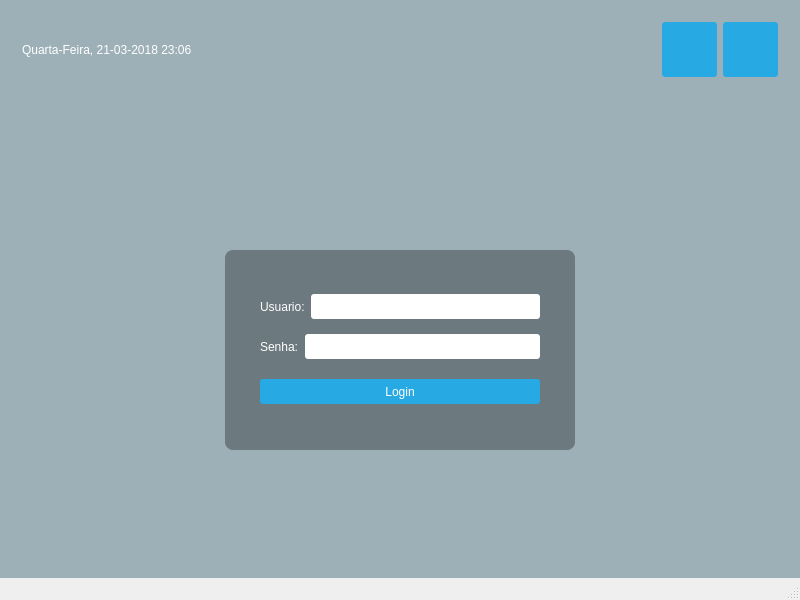
<?xml version="1.0" encoding="UTF-8"?>
<ui version="4.0">
 <class>MainWindow</class>
 <widget class="QMainWindow" name="MainWindow">
  <property name="geometry">
   <rect>
    <x>0</x>
    <y>0</y>
    <width>800</width>
    <height>600</height>
   </rect>
  </property>
  <property name="windowTitle">
   <string>MainWindow</string>
  </property>
  <property name="styleSheet">
   <string notr="true">#loginForm
{
background: rgba(0, 0, 0, 80);
border-radius: 8px;
}
#centralWidget 
{
	background: rgba(32, 80, 96, 100); 
	border-image: url(:/images/login_bg.png);
}
#topPanel { background-color: qlineargradient(spread:reflect,
x1:0.5, y1:0, x2:0, y2:0, stop:0 rgba(91, 204, 233, 100),
stop:1 rgba(32, 80, 96, 100)); }
QLabel { color: white; }
QLineEdit { border-radius: 3px; }
QPushButton
{
color: white;
background-color: #27a9e3;
border-width: 0px;
border-radius: 3px;
}
QPushButton:hover { background-color: #66c011; }</string>
  </property>
  <widget class="QWidget" name="centralWidget">
   <layout class="QVBoxLayout" name="verticalLayout">
    <item>
     <widget class="QWidget" name="topPanel" native="true">
      <layout class="QHBoxLayout" name="horizontalLayout">
       <item>
        <widget class="QLabel" name="currentDateTime">
         <property name="text">
          <string>Quarta-Feira, 21-03-2018 23:06</string>
         </property>
        </widget>
       </item>
       <item>
        <spacer name="horizontalSpacer">
         <property name="orientation">
          <enum>Qt::Horizontal</enum>
         </property>
         <property name="sizeHint" stdset="0">
          <size>
           <width>40</width>
           <height>20</height>
          </size>
         </property>
        </spacer>
       </item>
       <item>
        <widget class="QPushButton" name="restartButton">
         <property name="sizePolicy">
          <sizepolicy hsizetype="Fixed" vsizetype="Fixed">
           <horstretch>0</horstretch>
           <verstretch>0</verstretch>
          </sizepolicy>
         </property>
         <property name="minimumSize">
          <size>
           <width>55</width>
           <height>55</height>
          </size>
         </property>
         <property name="text">
          <string/>
         </property>
         <property name="icon">
          <iconset resource="resource.qrc">
           <normaloff>:/icons/restart_icon.png</normaloff>:/icons/restart_icon.png</iconset>
         </property>
         <property name="iconSize">
          <size>
           <width>50</width>
           <height>50</height>
          </size>
         </property>
        </widget>
       </item>
       <item>
        <widget class="QPushButton" name="shutdownButton">
         <property name="sizePolicy">
          <sizepolicy hsizetype="Fixed" vsizetype="Fixed">
           <horstretch>0</horstretch>
           <verstretch>0</verstretch>
          </sizepolicy>
         </property>
         <property name="minimumSize">
          <size>
           <width>55</width>
           <height>55</height>
          </size>
         </property>
         <property name="text">
          <string/>
         </property>
         <property name="icon">
          <iconset resource="resource.qrc">
           <normaloff>:/icons/shutdown_icon.png</normaloff>:/icons/shutdown_icon.png</iconset>
         </property>
         <property name="iconSize">
          <size>
           <width>50</width>
           <height>50</height>
          </size>
         </property>
        </widget>
       </item>
      </layout>
     </widget>
    </item>
    <item>
     <layout class="QHBoxLayout" name="horizontalLayout_2">
      <item>
       <widget class="QLabel" name="logo">
        <property name="sizePolicy">
         <sizepolicy hsizetype="Fixed" vsizetype="Fixed">
          <horstretch>0</horstretch>
          <verstretch>0</verstretch>
         </sizepolicy>
        </property>
        <property name="minimumSize">
         <size>
          <width>150</width>
          <height>150</height>
         </size>
        </property>
        <property name="styleSheet">
         <string notr="true">border-image: url(:/images/logo.png)</string>
        </property>
        <property name="text">
         <string/>
        </property>
        <property name="pixmap">
         <pixmap resource="resource.qrc">:/images/logo.png</pixmap>
        </property>
       </widget>
      </item>
     </layout>
    </item>
    <item>
     <layout class="QHBoxLayout" name="horizontalLayout_3">
      <property name="topMargin">
       <number>0</number>
      </property>
      <item>
       <widget class="QWidget" name="loginForm" native="true">
        <property name="sizePolicy">
         <sizepolicy hsizetype="Fixed" vsizetype="Fixed">
          <horstretch>0</horstretch>
          <verstretch>0</verstretch>
         </sizepolicy>
        </property>
        <property name="minimumSize">
         <size>
          <width>350</width>
          <height>200</height>
         </size>
        </property>
        <layout class="QVBoxLayout" name="verticalLayout_2">
         <property name="leftMargin">
          <number>35</number>
         </property>
         <property name="topMargin">
          <number>35</number>
         </property>
         <property name="rightMargin">
          <number>35</number>
         </property>
         <property name="bottomMargin">
          <number>35</number>
         </property>
         <item>
          <layout class="QHBoxLayout" name="horizontalLayout_4">
           <item>
            <widget class="QLabel" name="label">
             <property name="text">
              <string>Usuario:</string>
             </property>
            </widget>
           </item>
           <item>
            <widget class="QLineEdit" name="username">
             <property name="minimumSize">
              <size>
               <width>0</width>
               <height>25</height>
              </size>
             </property>
            </widget>
           </item>
          </layout>
         </item>
         <item>
          <layout class="QHBoxLayout" name="horizontalLayout_5">
           <item>
            <widget class="QLabel" name="label_2">
             <property name="text">
              <string>Senha:</string>
             </property>
            </widget>
           </item>
           <item>
            <widget class="QLineEdit" name="password">
             <property name="minimumSize">
              <size>
               <width>0</width>
               <height>25</height>
              </size>
             </property>
            </widget>
           </item>
          </layout>
         </item>
         <item>
          <spacer name="verticalSpacer_2">
           <property name="orientation">
            <enum>Qt::Vertical</enum>
           </property>
           <property name="sizeType">
            <enum>QSizePolicy::Fixed</enum>
           </property>
           <property name="sizeHint" stdset="0">
            <size>
             <width>20</width>
             <height>5</height>
            </size>
           </property>
          </spacer>
         </item>
         <item>
          <widget class="QPushButton" name="loginButton">
           <property name="minimumSize">
            <size>
             <width>0</width>
             <height>25</height>
            </size>
           </property>
           <property name="text">
            <string>Login</string>
           </property>
          </widget>
         </item>
        </layout>
       </widget>
      </item>
     </layout>
    </item>
    <item>
     <spacer name="verticalSpacer">
      <property name="orientation">
       <enum>Qt::Vertical</enum>
      </property>
      <property name="sizeHint" stdset="0">
       <size>
        <width>20</width>
        <height>40</height>
       </size>
      </property>
     </spacer>
    </item>
   </layout>
  </widget>
  <widget class="QMenuBar" name="menuBar">
   <property name="geometry">
    <rect>
     <x>0</x>
     <y>0</y>
     <width>800</width>
     <height>21</height>
    </rect>
   </property>
  </widget>
  <widget class="QStatusBar" name="statusBar"/>
 </widget>
 <layoutdefault spacing="6" margin="11"/>
 <resources>
  <include location="resource.qrc"/>
 </resources>
 <connections/>
</ui>
